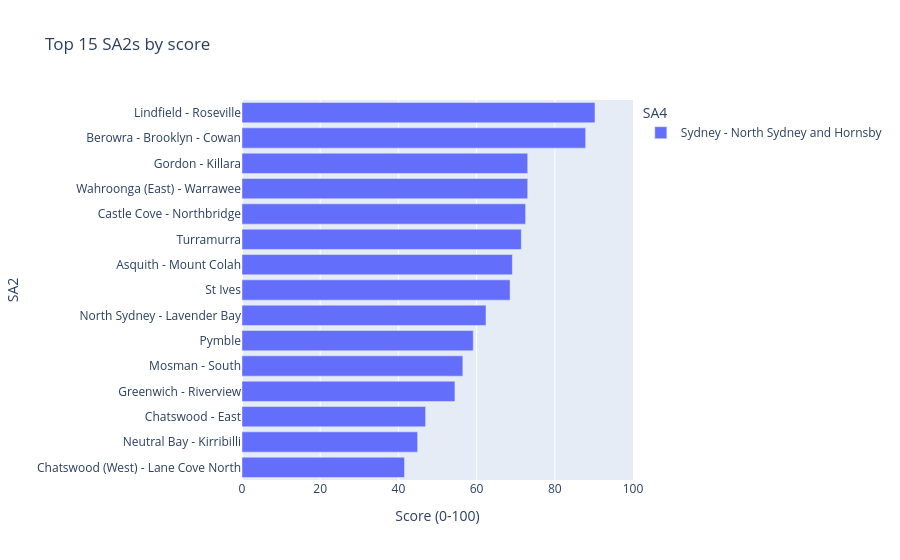
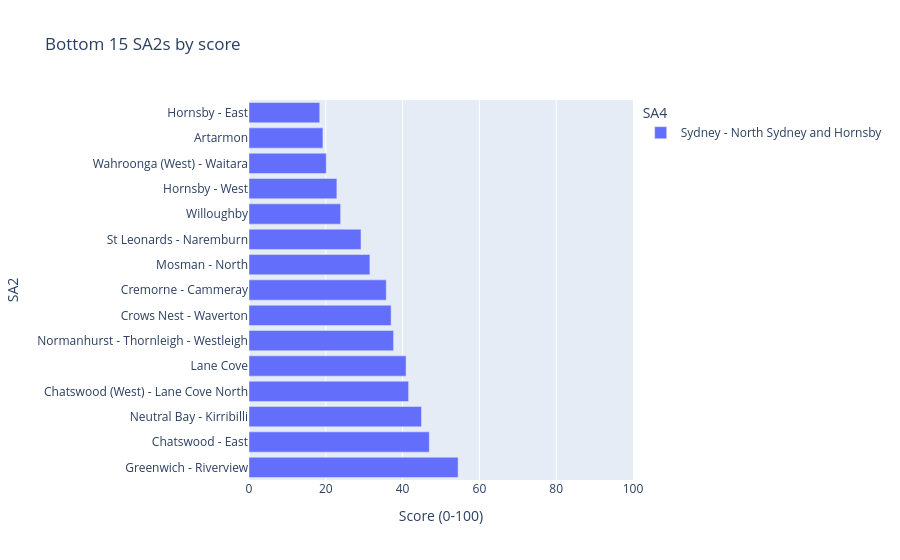

Notebook cell for these charts, in order:
### Markdown cell above
### Top and Bottom SA2 Scores

### Code cell
build_top_sa2_bar(scores, n=settings.charts.top_n).show()
build_bottom_sa2_bar(scores, n=settings.charts.top_n).show()

### Figure 1 — Plotly figure (JSON) as saved in the notebook; plotly's stock layout.template omitted (floating-point values rounded to 4 significant figures)
{"data": [{"hovertemplate": "SA4=Sydney - North Sydney and Hornsby<br>Score (0-100)=%{x}<br>SA2=%{y}<extra></extra>", "legendgroup": "Sydney - North Sydney and Hornsby", "marker": {"color": "#636efa", "pattern": {"shape": ""}}, "name": "Sydney - North Sydney and Hornsby", "orientation": "h", "showlegend": true, "textposition": "auto", "type": "bar", "x": [41.57, 44.92, 46.96, 54.46, 56.48, 59.15, 62.4, 68.57, 69.15, 71.43, 72.54, 73.08, 73.08, 87.89, 90.28], "xaxis": "x", "y": ["Chatswood (West) - Lane Cove North", "Neutral Bay - Kirribilli", "Chatswood - East", "Greenwich - Riverview", "Mosman - South", "Pymble", "North Sydney - Lavender Bay", "St Ives", "Asquith - Mount Colah", "Turramurra", "Castle Cove - Northbridge", "Wahroonga (East) - Warrawee", "Gordon - Killara", "Berowra - Brooklyn - Cowan", "Lindfield - Roseville"], "yaxis": "y"}], "layout": {"barmode": "relative", "legend": {"title": {"text": "SA4"}, "tracegroupgap": 0}, "title": {"text": "Top 15 SA2s by score"}, "xaxis": {"anchor": "y", "domain": [0, 1], "range": [0, 100], "title": {"text": "Score (0-100)"}}, "yaxis": {"anchor": "x", "domain": [0, 1], "title": {"text": "SA2"}}}}

### Figure 2 — Plotly figure (JSON) as saved in the notebook; plotly's stock layout.template omitted (floating-point values rounded to 4 significant figures)
{"data": [{"hovertemplate": "SA4=Sydney - North Sydney and Hornsby<br>Score (0-100)=%{x}<br>SA2=%{y}<extra></extra>", "legendgroup": "Sydney - North Sydney and Hornsby", "marker": {"color": "#636efa", "pattern": {"shape": ""}}, "name": "Sydney - North Sydney and Hornsby", "orientation": "h", "showlegend": true, "textposition": "auto", "type": "bar", "x": [54.46, 46.96, 44.92, 41.57, 40.91, 37.65, 37.01, 35.74, 31.48, 29.17, 23.86, 22.88, 20.12, 19.25, 18.42], "xaxis": "x", "y": ["Greenwich - Riverview", "Chatswood - East", "Neutral Bay - Kirribilli", "Chatswood (West) - Lane Cove North", "Lane Cove", "Normanhurst - Thornleigh - Westleigh", "Crows Nest - Waverton", "Cremorne - Cammeray", "Mosman - North", "St Leonards - Naremburn", "Willoughby", "Hornsby - West", "Wahroonga (West) - Waitara", "Artarmon", "Hornsby - East"], "yaxis": "y"}], "layout": {"barmode": "relative", "legend": {"title": {"text": "SA4"}, "tracegroupgap": 0}, "title": {"text": "Bottom 15 SA2s by score"}, "xaxis": {"anchor": "y", "domain": [0, 1], "range": [0, 100], "title": {"text": "Score (0-100)"}}, "yaxis": {"anchor": "x", "domain": [0, 1], "title": {"text": "SA2"}}}}
